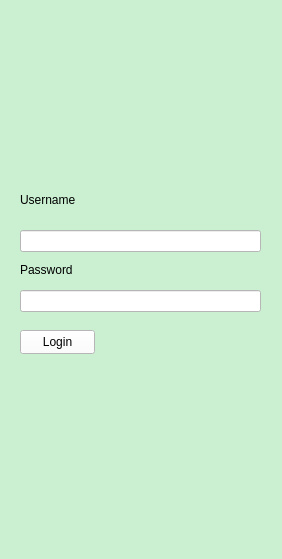
<?xml version="1.0" encoding="UTF-8"?>
<ui version="4.0">
 <class>Form</class>
 <widget class="QWidget" name="Form">
  <property name="geometry">
   <rect>
    <x>0</x>
    <y>0</y>
    <width>282</width>
    <height>559</height>
   </rect>
  </property>
  <property name="windowTitle">
   <string>Form</string>
  </property>
  <property name="styleSheet">
   <string notr="true">background-color:#CAEFD1</string>
  </property>
  <widget class="QLineEdit" name="username_input">
   <property name="geometry">
    <rect>
     <x>20</x>
     <y>230</y>
     <width>241</width>
     <height>22</height>
    </rect>
   </property>
   <property name="styleSheet">
    <string notr="true">background-color:#ffffff;</string>
   </property>
  </widget>
  <widget class="QLineEdit" name="password_input">
   <property name="geometry">
    <rect>
     <x>20</x>
     <y>290</y>
     <width>241</width>
     <height>22</height>
    </rect>
   </property>
   <property name="styleSheet">
    <string notr="true">background-color:#ffffff;</string>
   </property>
  </widget>
  <widget class="QPushButton" name="login_button">
   <property name="geometry">
    <rect>
     <x>20</x>
     <y>330</y>
     <width>75</width>
     <height>24</height>
    </rect>
   </property>
   <property name="styleSheet">
    <string notr="true">background-color:#ffffff;</string>
   </property>
   <property name="text">
    <string>Login</string>
   </property>
  </widget>
  <widget class="QLabel" name="label">
   <property name="geometry">
    <rect>
     <x>20</x>
     <y>190</y>
     <width>151</width>
     <height>20</height>
    </rect>
   </property>
   <property name="text">
    <string>Username</string>
   </property>
  </widget>
  <widget class="QLabel" name="label_2">
   <property name="geometry">
    <rect>
     <x>20</x>
     <y>260</y>
     <width>151</width>
     <height>20</height>
    </rect>
   </property>
   <property name="text">
    <string>Password</string>
   </property>
  </widget>
 </widget>
 <resources/>
 <connections/>
</ui>
